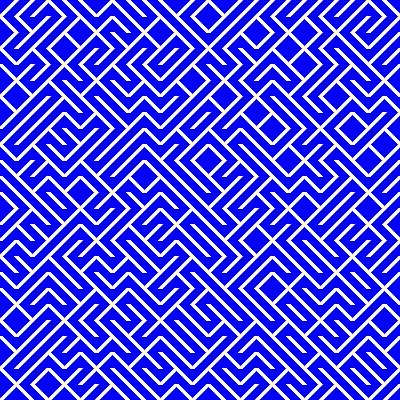
#> input picture example/example.png, 400 x 400 px
$ python image_stitcher.py example/example.png out.png
#> lines starting #> are read from the running program, lines starting #| are printed output that depends on the picture
from PIL import Image
import math
import sys
import os

# CODE BY quartztz :: hosted @ github.com/quartztz/tiled
# © 13/10/2021

class Extender:

    def __init__(self):

        self.END_WIDTH = 1920
        self.END_HEIGHT = 1080

    def extendImage(self, input_file, output_path):

        """extends the image to the specified END_WIDTH
        and END_HEIGHT"""
#> called with input_file = 'example/example.png', output_path = 'out.png'

        image = Image.open(input_file)
#> image is the input picture: PIL image 400x400 RGB; mean R, G, B 77.3, 77.3, 255
        path = output_path

        (original_width, original_height) = image.size
#> original_width = 400; original_height = 400

        hor_repetition = math.ceil(self.END_WIDTH / original_width)
#> hor_repetition = 5
        ver_repetition = math.ceil(self.END_HEIGHT / original_height)
#> ver_repetition = 3

        result_width = original_width * hor_repetition
#> result_width = 2000
        result_height = original_height * ver_repetition
#> result_height = 1200
        hor_temp = Image.new('RGB', (result_width, original_height))
#> hor_temp: PIL image 2000x400 RGB; every value is 0
        result = Image.new('RGB', (result_width, result_height))
#> result: PIL image 2000x1200 RGB; every value is 0

        # populate temporary horizontal buffer

        for i in range(hor_repetition):
            hor_temp.paste(im=image.copy(), box=(original_width * i, 0))
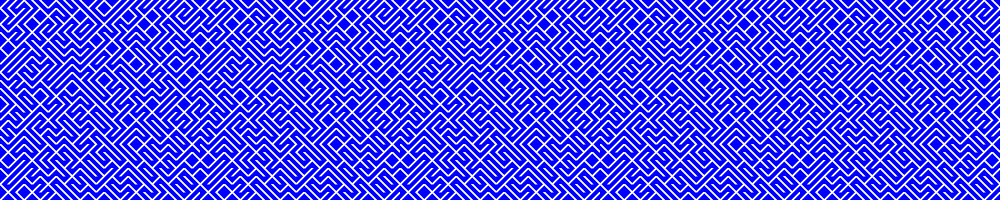
#> hor_temp: PIL image 2000x400 RGB (shown at 1/2 size); mean R, G, B 77.3, 77.3, 255

        # hor_temp.save(f"{path}/hor_temp.jpg")

        # populate whole buffer

        for i in range(ver_repetition):
            result.paste(im=hor_temp, box=(0, original_height*i))
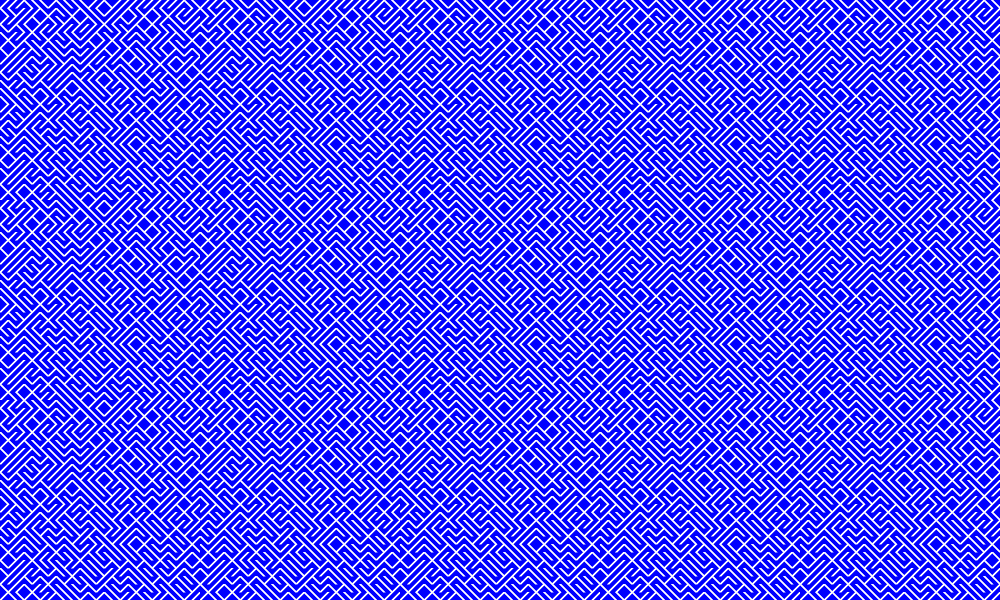
#> result: PIL image 2000x1200 RGB (shown at 1/2 size); mean R, G, B 77.3, 77.3, 255

        # trim image to final size

        result = result.crop((0, 0, self.END_WIDTH, self.END_HEIGHT))
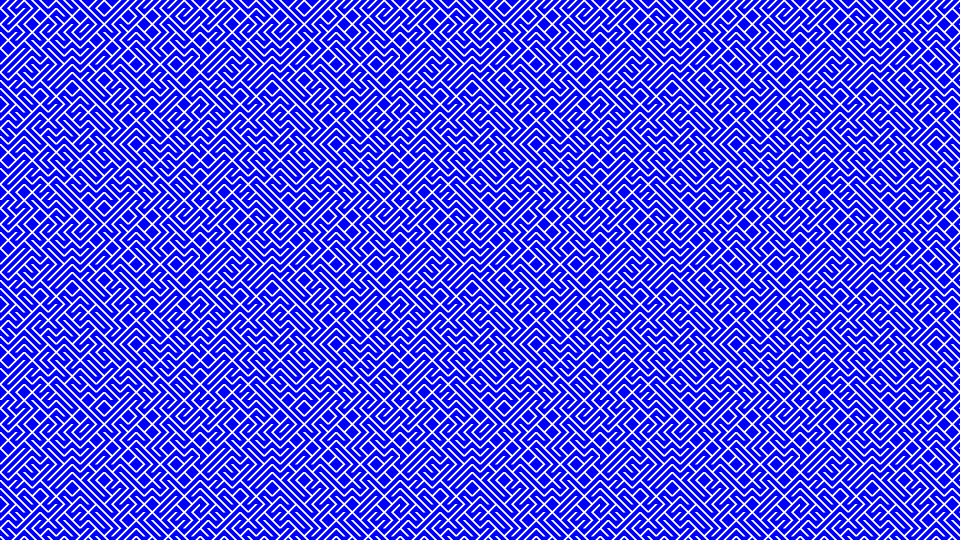
#> result: PIL image 1920x1080 RGB (shown at 1/2 size); mean R, G, B 77.3, 77.3, 255

        return result

    def createDefaultPath(self, name):
        ret = os.path.join(os.getcwd(), name.split('/')[-1].split('.')[0])
        return ret

    def main(self, inFile, outputPath):

        inputFile = inFile
        output_path = outputPath
        if not os.path.exists(output_path):
            os.makedirs(output_path)
        # print(inputFile)
        final = self.extendImage(inputFile, output_path)
        final.save(f"{outputPath}/stretched.jpg")

extender = Extender()

name = sys.argv[1]

try:
    outputPath = sys.argv[2]
except:
    outputPath = extender.createDefaultPath(name)
    print(f"No output path defined, creating directory with image file name {outputPath}")

# print(name)

# print(outputPath)

extender.main(name, outputPath)
